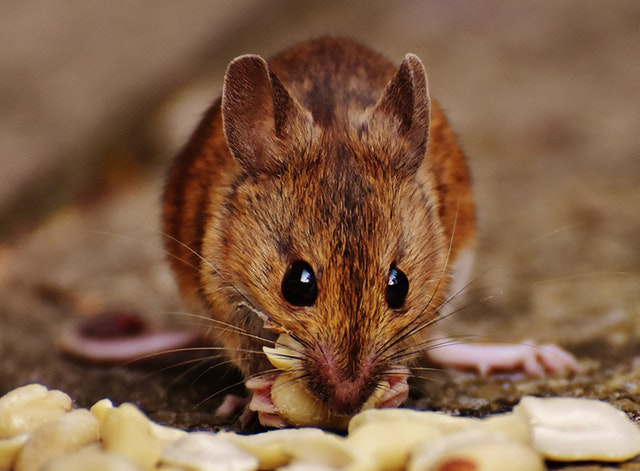
#> input picture mouse.jpg, 640 x 471 px, found by its file name
$ jupyter execute --allow-errors Week1.ipynb   (shell and % lines are left out)
#> lines starting #> are read from the running program, lines starting #| are printed output that depends on the picture
# The Python Programming Language : Functions

[cell 1]
x = 1
y = 2
x+y

[cell 2]
x

[cell 3]
def add_numbers(x,y):
    return x+y
add_numbers(1,2)

[cell 4]
def add_numbers(x,y,z=None):
    if(z==None):
        return x+y
    else:
        return x+y+z
print(add_numbers(1,2))
print(add_numbers(1,2,3))

# The Python Programming Language :Python types and Sequence

[cell 5]
type('this is a string')

[cell 6]
type(None)

[cell 7]
type(1.0)

[cell 8]
type(1)

[cell 9]
type(add_numbers)

### Tuples
Sequence of variable which is immutable. It has items in ordering that cannot be changed once created.

[cell 10]
x = (1,'a',2,'b')
type(x)

### List
These are similar to tuple, but they can be mutable, so you can change the length, number of elements and their element values.

[cell 11]
x = [1,'a',2,'b']
type(x)

We can change the content of the list using:

1. append()

[cell 12]
x.append(100)
print(x)

[cell 13]
for item in x:
    print(item)

[cell 14]
i =0
while(i!= len(x)):
    print(x[i])
    i+=1

[cell 15]
[1,2] + [3,4]

[cell 16]
[1]*3

[cell 17]
1 in [1,2,3]

### Strings

[cell 18]
X = 'This is a string'
print(X[0])
print(X[0:1])
print(X[0:2])

[cell 19]
X[-1]

[cell 20]
X[-4:-2]

[cell 21]
X[:3]

[cell 22]
X[3:]

[cell 23]
firstname ='Tanwir'
lastname ='Khan'
print(firstname + ' ' + lastname)
print(firstname * 3)
print('Tanwir' in firstname)

[cell 24]
firstname = 'Christopher Arthur Hasen Brooks'.split(' ')[0]
lastname = 'Christopher Arthur Hasen Brooks'.split(' ')[-1]
print(firstname)
print(lastname)

#> (a cell that did not finish here is left out)

[cell 26]
'Tanwir' + str(2)

### Dictionary

[cell 27]
X = {'tanwir Khan':'tkhan.vrf@hng.com', 'Chris Moss':'chrismoss@ghamil.com'}
X['tanwir Khan']

[cell 28]
X['Christopher Arthur'] = None
X['Christopher Arthur']

[cell 29]
#### Iterating over the keys in a dictionary and extracting the values
for name in X:
    print(X[name])

[cell 30]
## Iterating over the values

for i in X.values():
    print(i)

[cell 31]
## iterating over both the values and the keys

for name, email in X.items():
    print("Key: ", name)
    print("Values: ",email)

### Unpacking

[cell 32]
X = ('Tanwir','Khan','tkhagyh@hgnd.com')

[cell 33]
fname, lname, email = X

[cell 34]
fname

[cell 35]
y = ('Tanwir','Khan','9898897878','gthgh.jkki@hnhj.com')

#> (a cell that did not finish here is left out)

# Python More on strings

[cell 37]
sales_record = {'price':3.24,
               'num_items':4,
               'person':'Chris'}
sales_statement = '{} bought {} item(s) at a price of {} each for a total of {}'
print(sales_statement.format(sales_record['person'],
                            sales_record['num_items'],
                            sales_record['price'],
                            sales_record['price']*sales_record['num_items']))

# Python Demonstration: Reading and Writing CSV files

[cell 38]
import csv
#> (the rest of this cell did not finish here and is left out)

#> (a cell that did not finish here is left out)

#> (a cell that did not finish here is left out)

#> (a cell that did not finish here is left out)

#> (a cell that did not finish here is left out)

#> (a cell that did not finish here is left out)

[cell 44]
total = []
#> (the rest of this cell did not finish here and is left out)

#> (a cell that did not finish here is left out)

[cell 46]
total = []
#> (the rest of this cell did not finish here and is left out)

# The Python Programming language: Date and Time

[cell 47]
import datetime as dt
import time as tm

[cell 48]
tm.time()

[cell 49]
dtnow = dt.datetime.fromtimestamp(tm.time())
dtnow

[cell 50]
dtnow.year, dtnow.month, dtnow.day, dtnow.hour, dtnow.minute, dtnow.second

[cell 51]
delta = dt.timedelta(days = 100)
delta

[cell 52]
today = dt.date.today()
today

[cell 53]
today- delta

[cell 54]
today > today - delta

# Advanced Python Objects, map()

[cell 55]
store1 = [10.0,11.0,12.34,2.34]
store2 = [9.0, 11.10, 12.34, 2.01]
cheapest = map(min, store1, store2)
cheapest

[cell 56]
print(list(cheapest))

# Advanced Python Lambda and List Comprehensions

[cell 57]
my_function = lambda a,b,c: a+b-c

[cell 58]
my_function(1,2,3)

[cell 59]
my_list = []
for i in range(1,10):
    if i%2 == 0:
        my_list.append(i)
my_list

[cell 60]
my_list = [number for number in range(1,10) if number%2 == 0]
my_list

# Numerical Python Library (NumPy)

[cell 61]
import numpy as np
import math

## Array Creation

[cell 62]
# Arrays are displayed as a list or list of lists and can be created through list as well. When creating an
# array, we pass in a list as an argument in numpy array.

a = np.array([1,2,3])
print(a)

# We can print the number of dimensions of a list using the ndim attribute

print(a.ndim)

[cell 63]
# If we pass in a list of lists in numpy array, we create a multi-dimensional array, for instance, a matrix

b = np.array([[2,12,13],[1,24,11]])
b

[cell 64]
# We can print out the length of each dimension by calling the shape attribute, which returns a tuple
b.shape

[cell 65]
# We can also check the type of items in the array

a.dtype

[cell 66]
# Besides integers, floats are also accepted in numpy arrays

c = np.array([1.2,3.32,21.3])
c.dtype.name

[cell 67]
# Let's look at the data in our array

c

[cell 68]
# Note that numpy automatically converts integers, like 5, up to floats, since there is no loss of prescision.
# Numpy will try and give you the best data type format possible to keep your data types homogeneous, which
# means all the same, in the array

[cell 69]
# Sometimes we know the shape of an array that we want to create, but not what we want to be in it. numpy
# offers several functions to create arrays with initial placeholders, such as zero's or one's.
# Lets create two arrays, both the same shape but with different filler values

a = np.ones((2,3))
print(a)

b = np.zeros((2,3))
print(b)

[cell 70]
# We can also generate an array with random numbers

c = np.random.rand(2,3)
print(c)

[cell 71]
# You'll see zeros, ones, and rand used quite often to create example arrays, especially in stack overflow
# posts and other forums.

[cell 72]
# We can also create a sequence of numbers in an array with the arrange() function. The fist argument is the
# starting bound and the second argument is the ending bound, and the third argument is the difference between
# each consecutive numbers

# Let's create an array of every even number from ten (inclusive) to fifty (exclusive)

f = np.arange(10,50,2)
f

[cell 73]
# if we want to generate a sequence of floats, we can use the linspace() function. In this function the third
# argument isn't the difference between two numbers, but the total number of items you want to generate.
np.linspace(0,2,15)# 15 numbers from 0 (inclusive) to 2 (inclusive)

# Array Operations

[cell 74]
# We can do many things on arrays, such as mathematical manipulation (addition, subtraction, square,
# exponents) as well as use boolean arrays, which are binary values. We can also do matrix manipulation such
# as product, transpose, inverse, and so forth.

[cell 75]
# Arithmetic operators on array apply elementwise.

# Let's create a couple of arrays
a = np.array([1,2,3,4])
b = np.array([10,20,30,40])
c = a-b
c
# And let's look at a times b
d = a*b
d

[cell 76]
# With arithmetic manipulation, we can convert current data to the way we want it to be. Here's a real-world
# problem I face - I moved down to the United States about 6 years ago from Canada. In Canada we use celcius
# for temperatures, and my wife still hasn't converted to the US system which uses farenheit. With numpy I
# could easily convert a number of farenheit values, say the weather forecase, to ceclius

# Let's create an array of typical Ann Arbor winter farenheit values

farehneit = np.array([0,-10, -5, -15, 0])

# And the formula for conversion is ((°F − 32) × 5/9 = °C)

celcius = (farehneit - 33) * (5/9)
celcius

[cell 77]
# Another useful and important manipulation is the boolean array. We can apply an operator on an array, and a
# boolean array will be returned for any element in the original, with True being emitted if it meets the condition and False oetherwise.
# For instance, if we want to get a boolean array to check celcius degrees that are greater than -20 degrees

celcius > -20

[cell 78]
# Here's another example, we could use the modulus operator to check numbers in an array to see if they are even.
# Recall that modulus does division but throws away everything but the remainder (decimal) portion)

celcius%2 ==0

[cell 79]
# Besides elementwise manipulation, it is important to know that numpy supports matrix manipulation. Let's
# look at matrix product. if we want to do elementwise product, we use the "*" sign

A = np.array([[1,2],[3,4]])
B = np.array([[5,6],[7,8]])
A*B

[cell 80]
# if we want to do matrix product, we use the "@" sign or use the dot function

A@B

[cell 81]
# A few more linear algebra concepts are worth layering in here. You might recall that the product of two
# matrices is only plausible when the inner dimensions of the two matrices are the same. The dimensions refer
# to the number of elements both horizontally and vertically in the rendered matricies you've seen here. We
# can use numpy to quickly see the shape of a matrix:

A.shape

[cell 82]
# When manipulating arrays of different types, the type of the resulting array will correspond to
# the more general of the two types. This is called upcasting.

# Let's create an array of integers

array1 = np.array([[1,2,3,4],[5,6,7,8]])
print(array1.dtype)

array2 = np.array([[1.1,2.2,3.5,8.9],[4.5,7.7,2.3,44.1]])
print(array2.dtype)

[cell 83]
# Integers (int) are whole numbers only, and Floating point numbers (float) can have a whole number portion
# and a decimal portion. The 64 in this example refers to the number of bits that the operating system is
# reserving to represent the number, which determines the size (or precision) of the numbers that can be
# represented.

[cell 84]
# Let's do an addition for the two arrays

array3 = array1+array2
print(array3)

[cell 85]
# Notice how the items in the resulting array have been upcast into floating point numbers

[cell 86]
# Numpy arrays have many interesting aggregation functions on them, such as  sum(), max(), min(), and mean()
print(array3.sum())
print(array3.max())
print(array3.min())
print(array3.mean())

[cell 87]
# For two dimensional arrays, we can do the same thing for each row or column
# let's create an array with 15 elements, ranging from 1 to 15,
# with a dimension of 3X5

b = np.arange(1,16,1).reshape(3,5)
print(b)

[cell 88]
# Now, we often think about two dimensional arrays being made up of rows and columns, but you can also think
# of these arrays as just a giant ordered list of numbers, and the *shape* of the array, the number of rows
# and columns, is just an abstraction that we have for a particular purpose. Actually, this is exactly how
# basic images are stored in computer environments.

# Let's take a look at an example and see how numpy comes into play.

[cell 89]
# For this demonstration I'll use the python imaging library (PIL) and a function to display images in the
# Jupyter notebook

import cv2
import matplotlib.pyplot as plt

image = cv2.imread('C:/Users/tkhan050/Documents/Blogs/Study Materials/Introduction to Data Science in Python/mouse.jpg')
#> image is the input picture: shape (471, 640, 3); mean B, G, R 71.1, 96.2, 130.5

cv2.imshow("A",image)
cv2.waitKey(0) # waits until a key is pressed
cv2.destroyAllWindows()

[cell 90]
# Now, we can conver this image to a numpy array

import numpy as np
array = np.array(image)
print(array.shape)
#| (471, 640, 3)
array

[cell 91]
# Here we see that we have a 2304 X 3456 X 3 array and that the values are all uint8. The uint means that they are
# unsigned integers (so no negative numbers) and the 8 means 8 bits per byte. This means that each value can
# be up to 2*2*2*2*2*2*2*2=256 in size (well, actually 255, because we start at zero). For black and white
# images black is stored as 0 and white is stored as 255. So if we just wanted to invert this image we could
# use the numpy array to do so

#lets create an array of the same shape

mask = np.full(array.shape,255)
mask.shape
#> Out = (471, 640, 3)

[cell 92]
# Now let's subtract that from the modified array
modified_array = array - mask

# And lets convert all of the negative values to positive values
modified_array = modified_array*(-1)
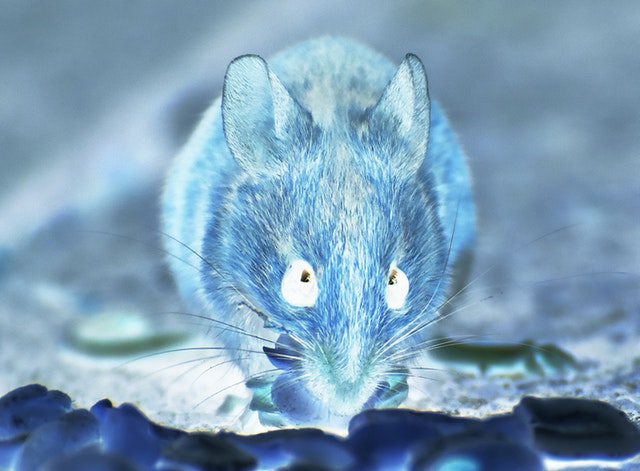
#> modified_array: shape (471, 640, 3) int64; mean B, G, R 183.9, 158.8, 124.5

# And as a last step, let's tell numpy to set the value of the datatype correctly

modified_array = modified_array.astype(np.uint8)
modified_array


$ run again, with Red_Kitten_01.jpg copied over mouse.jpg
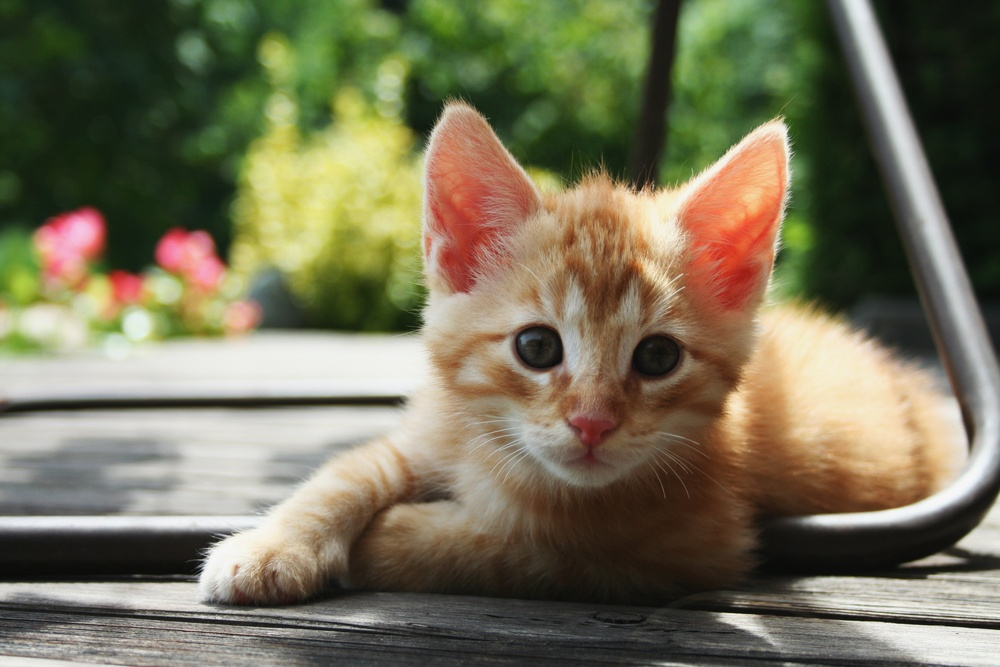
#> input picture Red_Kitten_01.jpg, 1000 x 667 px, shrunk from 3456 x 2304 before the run, found by its file name
#> image is the input picture: shape (667, 1000, 3); mean B, G, R 88.4, 113.9, 118.2
#| (667, 1000, 3)
#> `modified_array = modified_array*(-1)`:
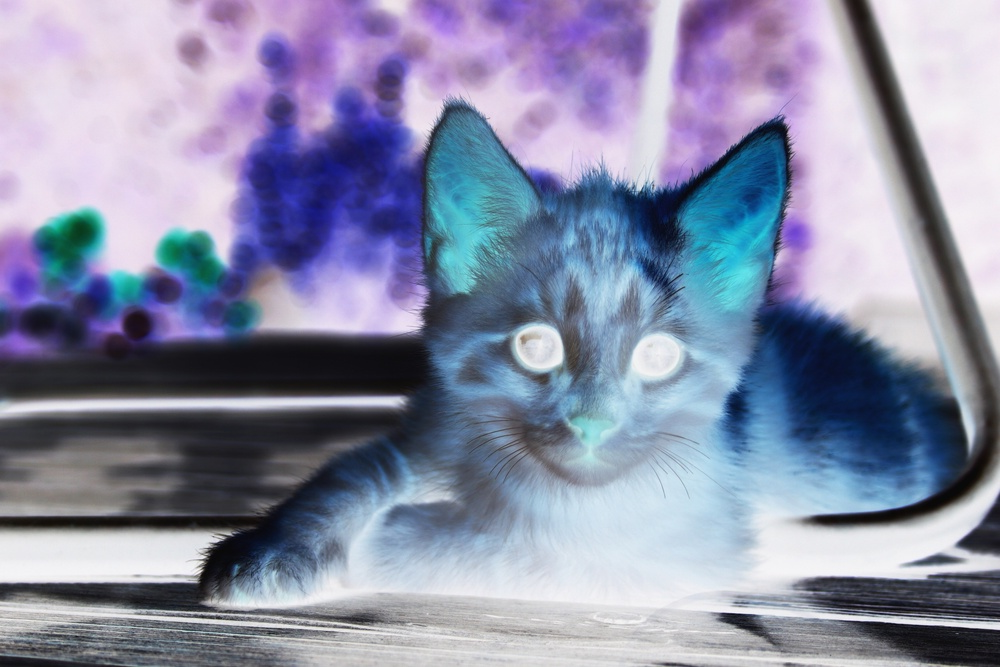
#> modified_array: shape (667, 1000, 3) int64; mean B, G, R 166.6, 141.1, 136.8
